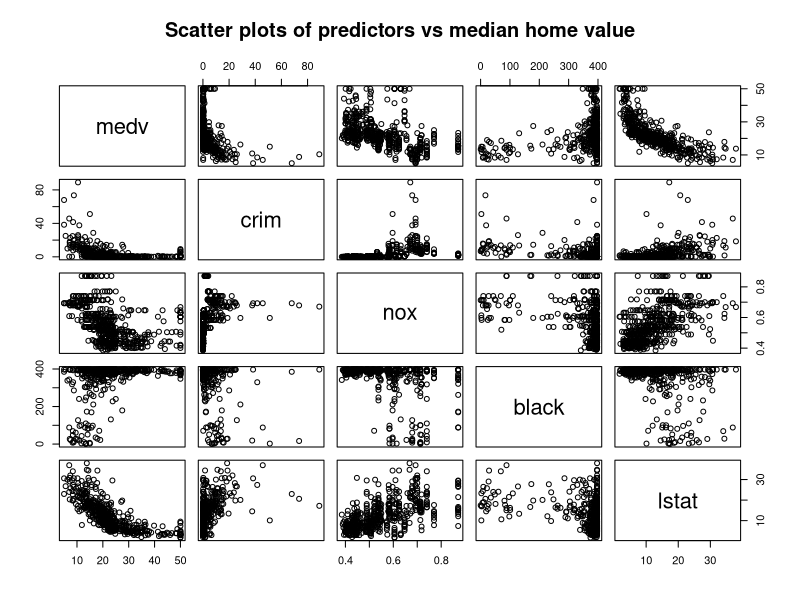

Write R code to recreate this figure.
library(MASS)
data("Boston")

#1
cat("Class of the dataset: ", class(Boston), "\n")
cat("Dimensions (Rows x Columns): ", dim(Boston), "\n")

#2
small_data <- Boston[, c("medv", "crim", "nox", "black", "lstat")]

pairs(small_data, main="Scatter plots of predictors vs median home value")

# 3. Find the suburb with the lowest median value of owner-occupied homes
min_medv <- Boston[which.min(Boston$medv),]
cat("Suburb with lowest median home value (medv):\n")
print(min_medv)

# Compare the values with overall ranges
cat("\nSummary statistics for the entire dataset:\n")
summary(Boston)

# 4. Identify suburbs with notably high crime rates, tax rates, or pupil-teacher ratios
cat("\nSummary statistics for crime rate, tax rate, and pupil-teacher ratio:\n")
summary(Boston[c("crim", "tax", "ptratio")])

# 5. Count how many suburbs bound the Charles River
charles_river_suburbs <- sum(Boston$chas == 1)
cat("\nNumber of suburbs that bound the Charles River: ", charles_river_suburbs, "\n")

# 6. Count how many suburbs average more than seven rooms per dwelling
more_than_7_rooms <- sum(Boston$rm > 7)
cat("\nNumber of suburbs with more than seven rooms per dwelling: ", more_than_7_rooms, "\n")

# 7. Additional question: Correlation between 'black' and 'lstat'
cor_black_lstat <- cor(Boston$black, Boston$lstat)
cat("\nCorrelation between proportion of blacks and percentage of lower status population: ", cor_black_lstat, "\n")
